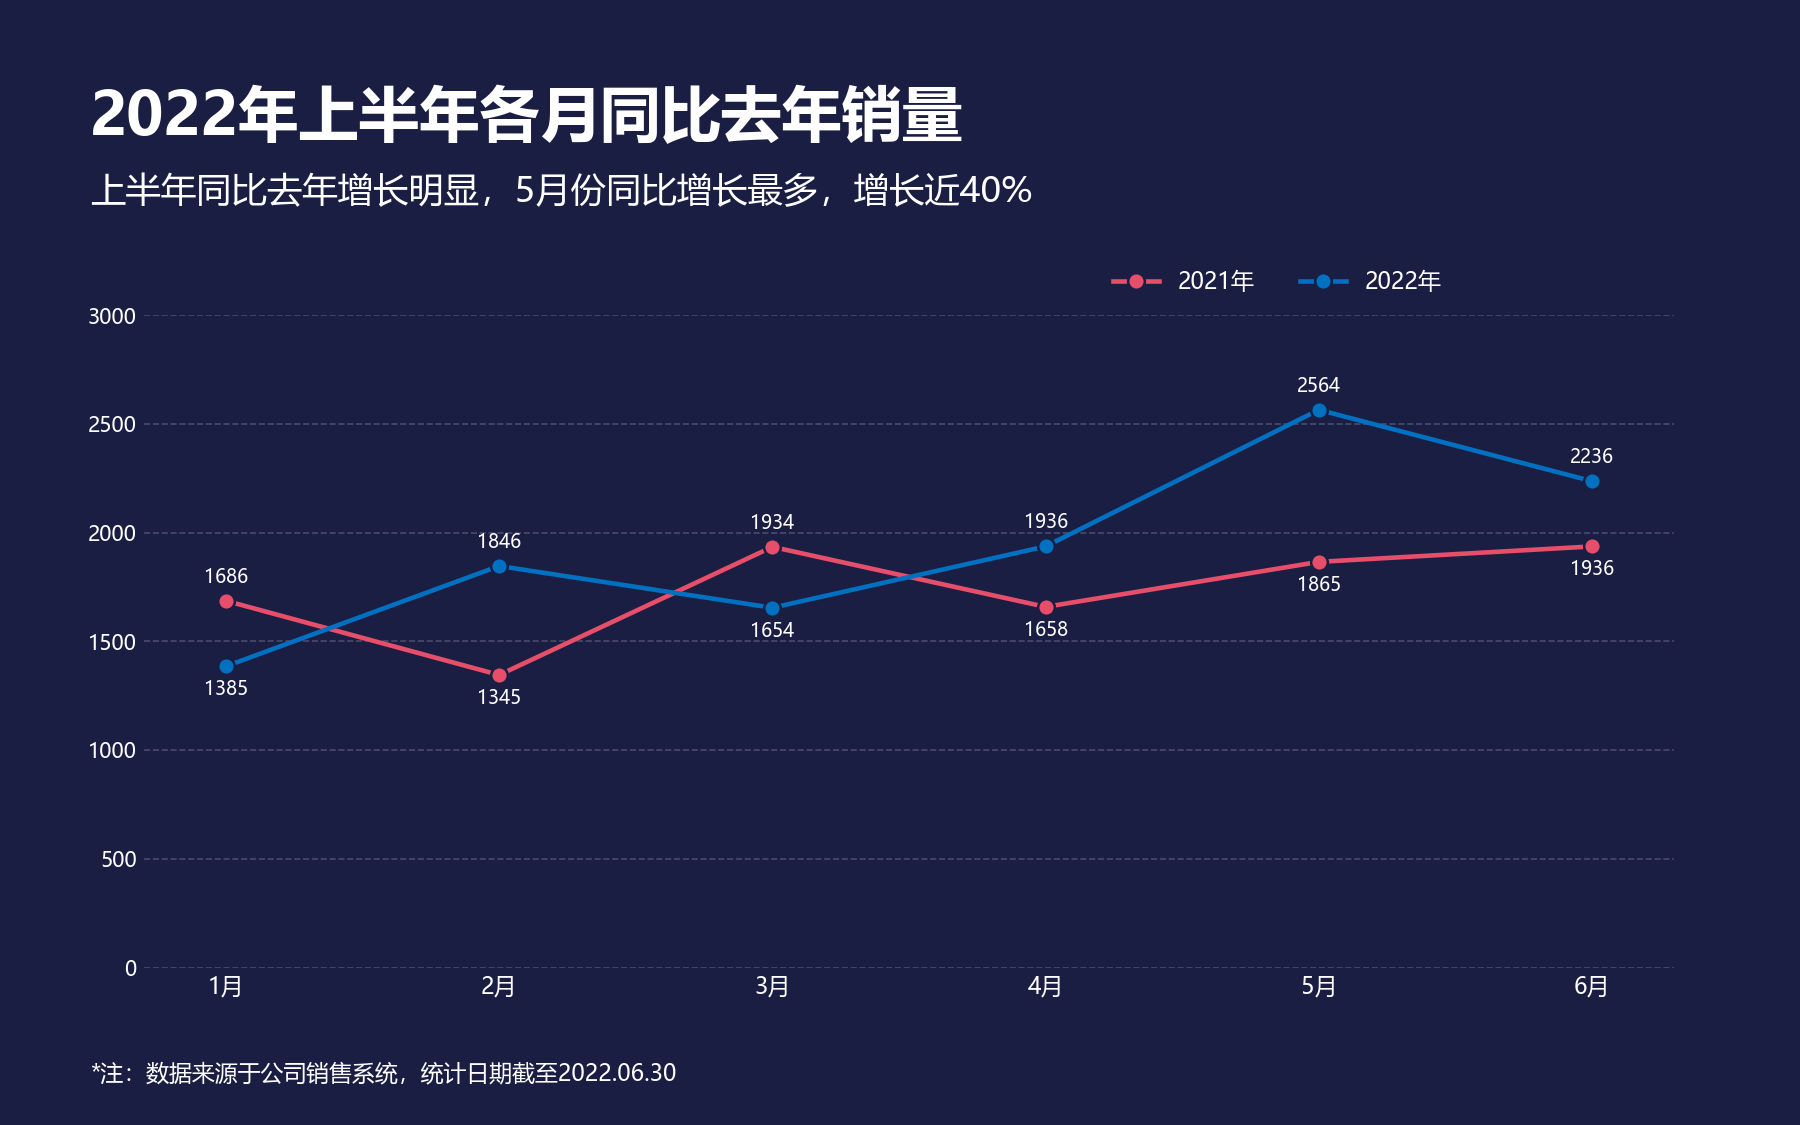

Reproduce this figure in Python.
# -*- coding: utf-8 -*-
"""13 对比折线图 (依据 Excel chart12.xml 精确复刻)"""
import matplotlib
matplotlib.use('Agg')
import matplotlib.pyplot as plt
import numpy as np

plt.rcParams['font.sans-serif'] = ['Microsoft YaHei', 'SimHei', 'Arial Unicode MS']
plt.rcParams['axes.unicode_minus'] = False

months = ['1月', '2月', '3月', '4月', '5月', '6月']
v2021 = [1686, 1345, 1934, 1658, 1865, 1936]
v2022 = [1385, 1846, 1654, 1936, 2564, 2236]

BG = '#1A1E43'
PINK = '#E74E69'
BLUE = '#0070C0'

fig, ax = plt.subplots(figsize=(12, 7.5), facecolor=BG)
ax.set_facecolor(BG)
ax.set_position([0.08, 0.14, 0.85, 0.58])

x = np.arange(len(months))

# Y轴网格线 (白色长虚线)
ax.grid(axis='y', color='white', alpha=0.2, linestyle='--', linewidth=0.8, zorder=0)

# 2021年 折线 (粉红, 圆形标记)
ax.plot(x, v2021, color=PINK, linewidth=2.2, marker='o', markersize=8,
        markerfacecolor=PINK, markeredgecolor=BG, markeredgewidth=1.2, zorder=3, label='2021年')
# 2022年 折线 (蓝色, 圆形标记)
ax.plot(x, v2022, color=BLUE, linewidth=2.2, marker='o', markersize=8,
        markerfacecolor=BLUE, markeredgecolor=BG, markeredgewidth=1.2, zorder=3, label='2022年')

# 数据标签 (上面的线标上方, 下面的线标下方)
for i in range(len(months)):
    if v2021[i] >= v2022[i]:
        ax.text(x[i], v2021[i] + 60, str(v2021[i]), ha='center', va='bottom',
                color='white', fontsize=9, zorder=4)
        ax.text(x[i], v2022[i] - 60, str(v2022[i]), ha='center', va='top',
                color='white', fontsize=9, zorder=4)
    else:
        ax.text(x[i], v2022[i] + 60, str(v2022[i]), ha='center', va='bottom',
                color='white', fontsize=9, zorder=4)
        ax.text(x[i], v2021[i] - 60, str(v2021[i]), ha='center', va='top',
                color='white', fontsize=9, zorder=4)

# 坐标轴
ax.set_xlim(-0.3, len(months) - 0.7)
ax.set_xticks(x)
ax.set_xticklabels(months, color='white', fontsize=11)
ax.tick_params(axis='x', length=0)
ax.set_ylim(0, 3000)
ax.set_yticks(np.arange(0, 3001, 500))
ax.set_yticklabels([str(v) for v in np.arange(0, 3001, 500)], color='white', fontsize=10)
ax.tick_params(axis='y', length=0)
for spine in ax.spines.values():
    spine.set_visible(False)

# 图例 (顶部右侧)
leg = ax.legend(loc='upper left', bbox_to_anchor=(0.62, 1.10), ncol=2,
                frameon=False, fontsize=11, labelcolor='white')

# 标题/副标题/注释
label_x = 0.05
fig.text(label_x, 0.88, '2022年上半年各月同比去年销量', fontsize=29, fontweight='bold',
         color='white', ha='left')
fig.text(label_x, 0.82, '上半年同比去年增长明显，5月份同比增长最多，增长近40%',
         fontsize=17, color='white', ha='left')
fig.text(label_x, 0.04, '*注：数据来源于公司销售系统，统计日期截至2022.06.30',
         fontsize=11, color='white', ha='left')

plt.savefig('13 对比折线图.png', dpi=150, facecolor=BG)
print("已生成 13 对比折线图.png")
